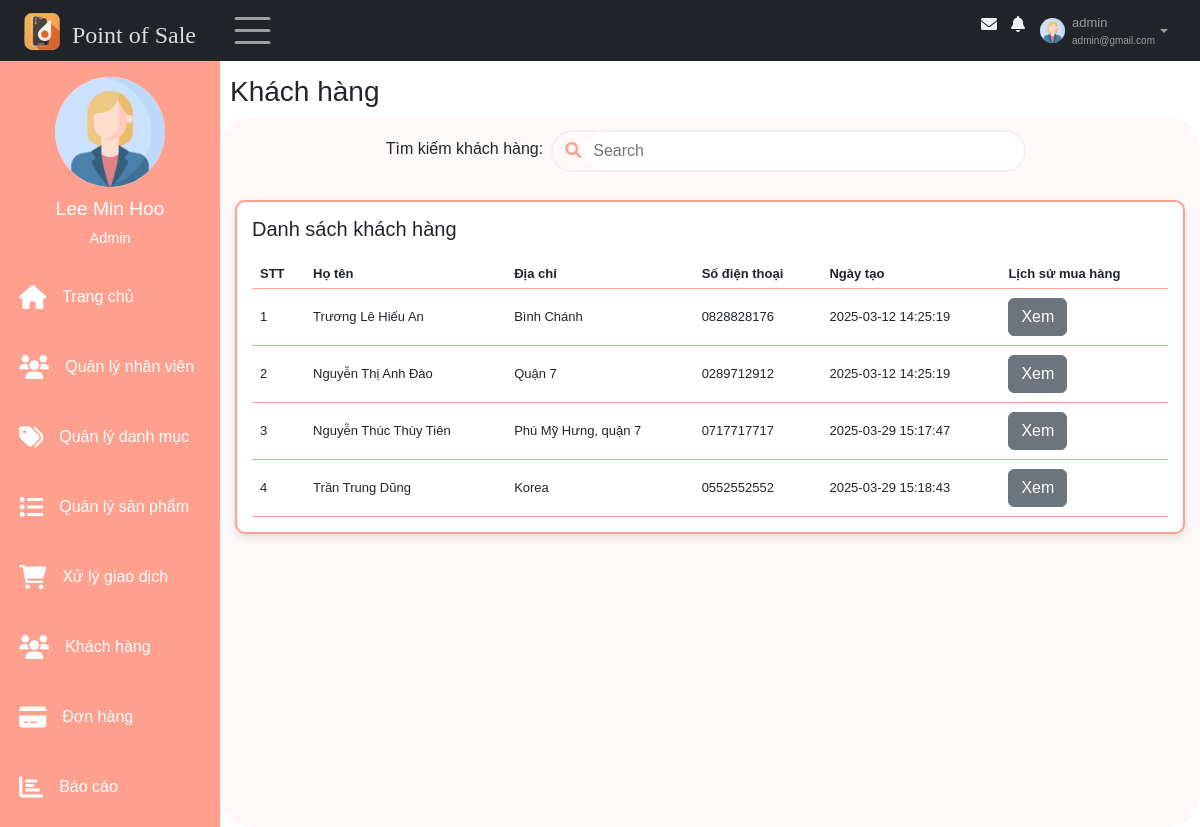
/views/index.php?sidebar=khachhang (signed in), run on an earlier commit of the app's database.
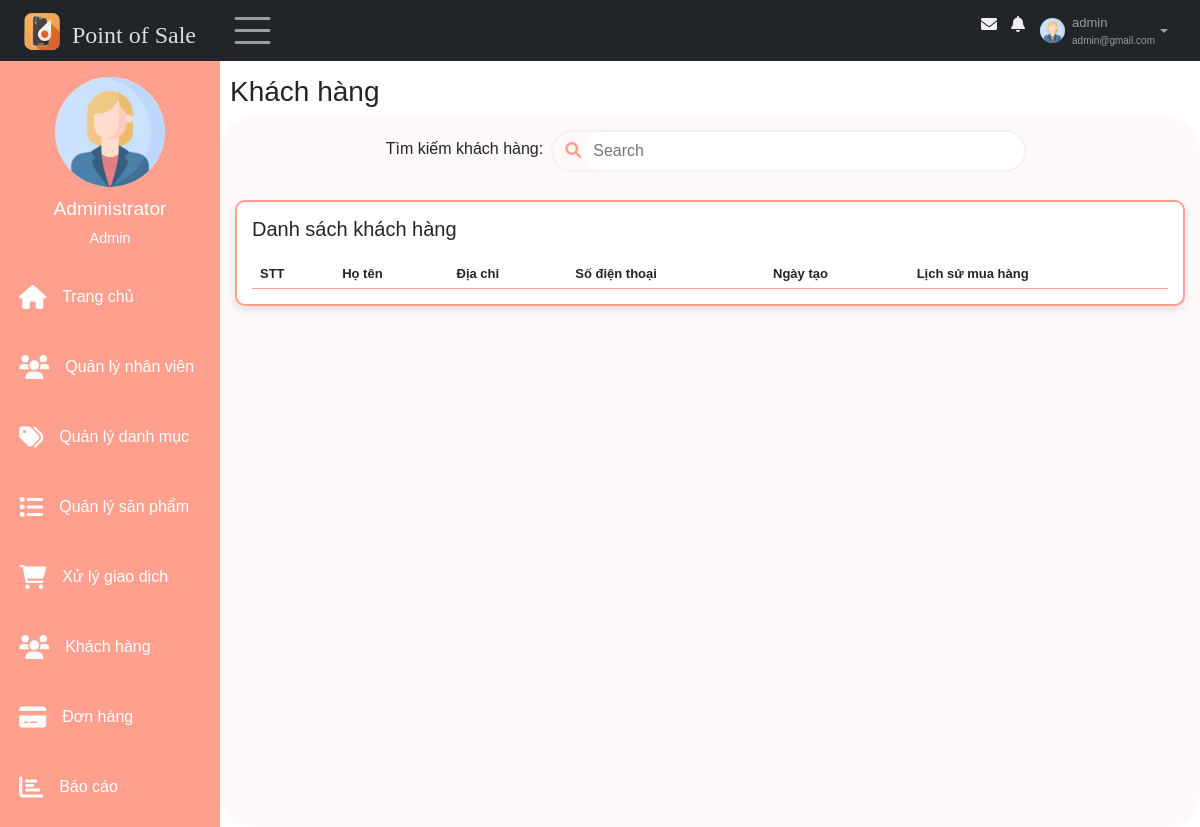
And on a later commit of the database.
### tables this page shows
CREATE TABLE `taikhoan` (
  `id` int(11) NOT NULL,
  `id_nhanvien` int(11) NOT NULL,
  `username` varchar(30) NOT NULL,
  `password` varchar(30) NOT NULL,
  `role` enum('Admin','Nhân viên') NOT NULL,
  `trangthai_hd` tinyint(1) NOT NULL,
  `activate_token` varchar(10) DEFAULT NULL,
  `expire_time` int(11) DEFAULT NULL,
  `pass_changed` tinyint(1) DEFAULT NULL,
  `trangthai_khoa` tinyint(1) NOT NULL DEFAULT 0
);

CREATE TABLE `nhanvien` (
  `id` int(11) NOT NULL,
  `hoten` varchar(50) NOT NULL,
  `email` varchar(100) NOT NULL,
  `gioitinh` enum('Nữ','Nam') DEFAULT NULL,
  `sdt` varchar(11) DEFAULT NULL,
  `ngaysinh` date DEFAULT NULL,
  `diachi` varchar(100) DEFAULT NULL,
  `img` varchar(50) DEFAULT NULL
);

CREATE TABLE `khachhang` (
  `id` int(11) NOT NULL,
  `hoten` varchar(50) NOT NULL,
  `diachi` text NOT NULL,
  `sdt` varchar(11) NOT NULL,
  `ngaytao` timestamp NOT NULL DEFAULT current_timestamp()
);

### models/quanlyhoso/getProfileNV.php (called while the page is built, shortened)
<?php
    $conn = connectDB();
    if (isset($_GET["id_detail"])) {
        $id = $_GET["id_detail"];
    } else {
        $id = $_SESSION["id"];
    }
    if(empty($_SESSION["id"])) {
        header("Location: ../index.php");
        exit();
    }else{
        $sql = "SELECT nhanvien.*, taikhoan.trangthai_khoa, taikhoan.role FROM nhanvien, taikhoan WHERE nhanvien.id = taikhoan.id_nhanvien AND nhanvien.id =" . $id;
    }
    $result = $conn->query($sql);
    if ($result->num_rows > 0) {
        $row = $result->fetch_assoc();
        $profile_name =  $row["hoten"]??"";
        $profile_img = $row["img"]??"";
    }
?>

### models/khachhang/showkhach.php (the view, shortened to what the changed rows need)
<?php
    $conn = connectDB();
    $sql = "SELECT * FROM khachhang";
    $result = $conn->query($sql);
    if ($result->num_rows > 0) {
        while($row = $result->fetch_assoc()) {
            echo "<tr>";
            echo "<td>" . $row["id"]. "</td>";
            echo "<td>" . $row["hoten"]. "</td>";
            echo "<td>" . $row["diachi"]. "</td>";
            echo "<td>" . $row["sdt"]. "</td>";
            echo "<td>" . $row["ngaytao"]. "</td>";
            echo "<td>
            <a class='btn-custom btn btn-secondary' href='index.php?sidebar=khachhang&idlskh=" . $row['id'] . "'>
               Xem
            </a>
          </td>";
            echo "</tr>";
        }
    }
?>

### views/pages/nav.php (shortened to what the changed rows need)
<nav class="navbar navbar-expand-sm bg-dark navbar-dark fixed-top" id="nav">
    <div class="container-fluid">
        <div class="leftnav justify-content-start">
            <a class="logo navbar-brand" href="index.php" data-bs-toggle="tooltip"  title="Về trang chủ">
                <img src="../images/logo.ico" alt="Logo" style="width:40px;" >
                <h4>Point of Sale</h4>
            </a>
            <div class="openclose"><span class="navbar-toggler-icon" style="font-size:30px;cursor:pointer" onclick="open_closeNav() " class = "las la-bars"></span>  </div>
        </div>
        <div class="rightnav justify-content-end">
            <ul  class=" navbar-nav" >
                <li class="nav-item">
                    <a  href="#">
                    <span class = "fa fa-fw fa-envelope"></span>
                    </a></li>
                <li class="nav-item">
                    <a  href="#">
                    <span class = "fa fa-bell"></span>
                    </a></li>
                <li class="nav-item dropdown">
                        <a id="nav-user" class="nav-link dropdown-toggle" href="#" role="button" data-bs-toggle="dropdown">
                            <img id="nav-avatar" src = "../models/quanlyhoso/imagesNV/<?=$profile_img?>" height = "30px"  width = "30px" alt = "Avatar">
                            <div class="infor">
                                <p id ="user"><?= $_SESSION["username"]?></p>
                                <p id="email"><?= $_SESSION["email"]?></p>
                            </div>
                        </a>
                </li>
            </ul>
        </div>
    </div>
</nav>

### views/pages/main/sidebar.php (shortened to what the changed rows need)
<div class="sidebar"  id="mySidebar" >
    <div class="sidebar-user">
        <img src="../models/quanlyhoso/imagesNV/<?=$profile_img?>" height = "70px"  width = "70px" alt = "">
            <div>
                <h3><?=$profile_name?></h3>
                <span><?=$_SESSION['role']?></span>
        </div>
    </div>
    <div class="sidebar-menu">
        <ul >
            <li class="item">
                <a class="link" href="index.php">
                    <span class = "fa fa-home"></span>
                    <p class="item-sidebar">Trang chủ</p>
                </a>
            </li>
            <?php
                if ($_SESSION['role'] == 'Admin') {
                    ?>
                    <li class="item">
                        <a class="link" href="index.php?sidebar=quanlynhanvien">
                            <span class = "fa fa-users"></span>
                            <p class="item-sidebar">Quản lý nhân viên</p>
                        </a>
                    </li>
                <?php
            }?>
            <li class="item">
                <a class="link" href="index.php?sidebar=quanlydanhmuc">
                    <span class = "fa fa-tags"></span>
                    <p class="item-sidebar">Quản lý danh mục</p>
                </a>
            </li>
            <li class="item">
                <a class="link" href="index.php?sidebar=quanlysanpham">
                    <span class = "fa fa-list"></span>
                    <p class="item-sidebar">Quản lý sản phẩm</p>
                </a>
            </li>
            <li class="item">
                <a class="link" href="index.php?sidebar=giaodich">
                    <span class = "fa fa-shopping-cart"></span>
                    <p class="item-sidebar">Xử lý giao dịch</p>
                </a>
            </li>
            <li class="item">
                <a class="link" href="index.php?sidebar=khachhang">
                    <span class = "fa fa-users"></span>
                    <p class="item-sidebar">Khách hàng</p>
                </a>
            </li>
            <li class="item">
                <a class="link" href="index.php?sidebar=donhang">
                    <span class = "fa fa-credit-card"></span>
                    <p class="item-sidebar">Đơn hàng</p>
                </a>
            </li>
            <li class="item">
                <a class="link" href="index.php?sidebar=baocao">
                    <span class = "fa fa-bar-chart"></span>
                    <p class="item-sidebar">Báo cáo</p>
                </a>
            </li>
            <br>
        </ul>
    </div>
</div>

What changed in the data, as far as the page shows it:
removed khachhang: id "1", hoten "Trương Lê Hiếu An", diachi "Bình Chánh", sdt "0828828176", ngaytao "2025-03-12 14:25:19"
removed khachhang: id "2", hoten "Nguyễn Thị Anh Đào", diachi "Quận 7", sdt "0289712912", ngaytao "2025-03-12 14:25:19"
removed khachhang: id "3", hoten "Nguyễn Thúc Thùy Tiên", diachi "Phú Mỹ Hưng, quận 7", sdt "0717717717", ngaytao "2025-03-29 15:17:47"
removed khachhang: id "4", hoten "Trần Trung Dũng", diachi "Korea", sdt "0552552552", ngaytao "2025-03-29 15:18:43"
changed through a linked row, taikhoan: id_nhanvien.hoten "Lee Min Hoo" → "Administrator"
